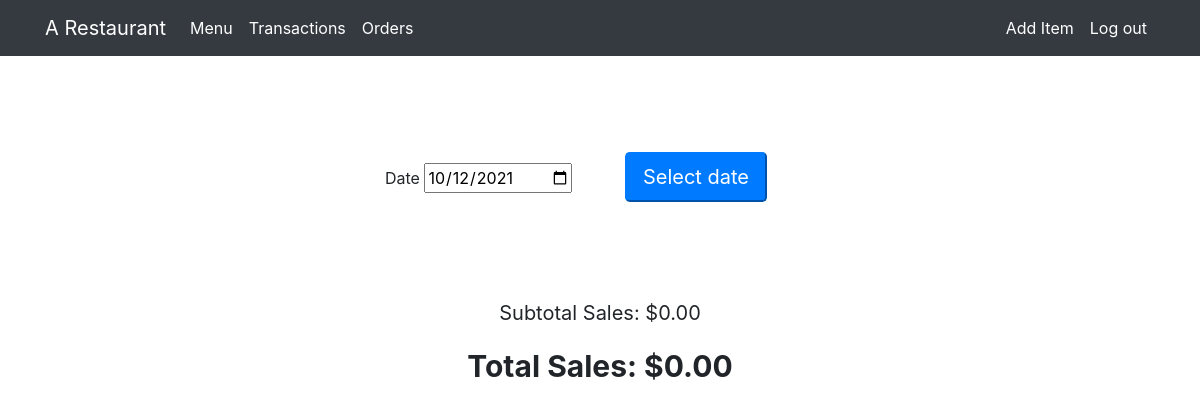
The app's page /admin/transactions (signed in), older data.
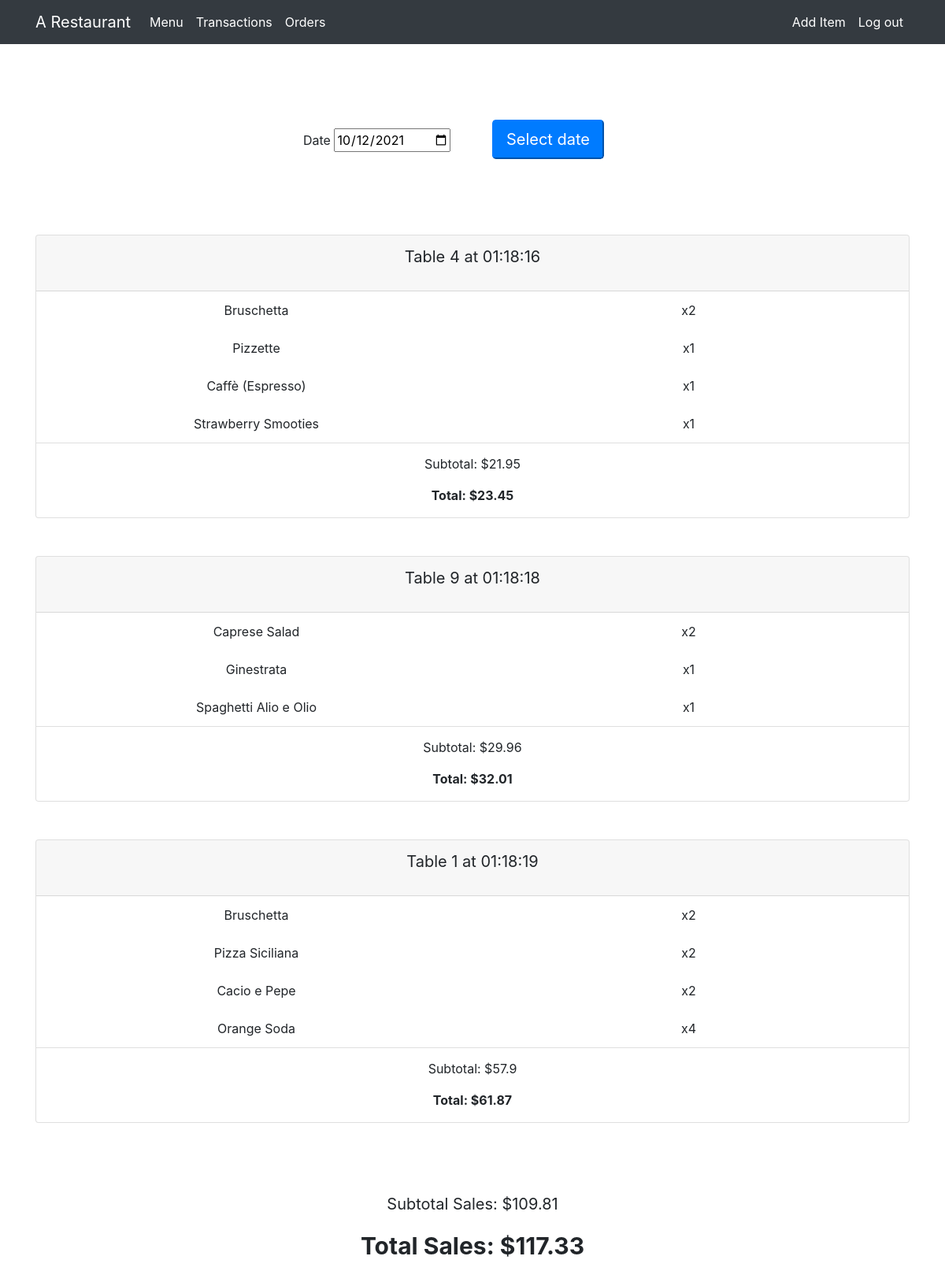
The same page, newer data.
### app/models.py (models this page shows)
class Transactions(db.Model):
    __tablename__ = 'transactions'
    id = db.Column(db.Integer, primary_key=True)
    table = db.Column(db.Integer, nullable=False)
    date = db.Column(db.String, nullable=True)
    time = db.Column(db.String, nullable=True)
    orders_id = db.Column(db.Integer, nullable=False)
    name = db.Column(db.String, nullable=False)
    price = db.Column(db.Float, nullable=False)
    amount = db.Column(db.Integer, nullable=False)
    subtotal = db.Column(db.Float, nullable=False)
    total = db.Column(db.Float, nullable=False)

### app/admin.py (the view)
@app.route('/admin/transactions', methods=["GET", "POST"])
@login_required
def transactions():
    form = forms.DateForm()  # assign DateForm to form variable to be passed
    if form.validate_on_submit():  # if request.method == 'POST'
        selected_date = form.selected_date.data.strftime(
            '%Y-%m-%d')  # convert chosen date from the form into string
        return redirect(  # redirect to transaction_date()
            url_for('transaction_date', selected_date=selected_date))
    form.selected_date.data = date.today(
    )  # if GET, pre-fill the date form with today's date
    string_date = date.today().strftime('%Y-%m-%d')  # convert date to string
    all_orders_this_date = get_orders_of_day(
        string_date)  # call the get_orders_of_day function with string of date
    return render_template(
        'admin/transactions.html',  # render template
        form=form,
        date=form.selected_date.data,
        all_orders_this_date=all_orders_this_date)

### app/forms.py
class DateForm(FlaskForm):
    selected_date = DateField(label='Date',
                              format='%Y-%m-%d',
                              default=date.today(),
                              validators=[DataRequired()])
    submit = SubmitField('Select date')

### app/admin.py (called while the page is built)
@login_manager.user_loader
def load_user(user_id):
    return models.Staff.query.get(user_id)

### app/templates/admin/transactions.html (shortened to what this page needs)
{% extends 'admin/templates/admin_template.html' %} {% block title %}Transactions{% endblock %} {% block main %}
<div class='container'>
    <form method="POST" action="">
        <div class="form-group m-5 date-form">
            {{ form.csrf_token }} {{form.selected_date.label()}} {{ form.selected_date(class_='datepicker') }} {{ form.hidden_tag() }} {{form.submit(class="btn-lg btn-primary m-5")}}
        </div>
        {% set subtotal_sales = namespace(value=0) %} {% set total_sales = namespace(value=0) %}
        {% for orders in all_orders_this_date %}
        <div class="card">
            <div class="card-header order-table">
                <p class='transaction-header'>Table {{ orders[0]['table'] }} at {{ orders[0]['time'] }}</p>
            </div>
            {% for order in orders %}
            <ul class="list-group list-group-flush">
                <li class="list-group-item">
                    <div class='row'>
                        <div class='col-lg-6 order-name'>{{ order.name }}</div>
                        <div class='col-lg-6 order-amount'>x{{ order.amount }}</div>
                    </div>
                </li>
                {% endfor %}
                <li class="list-group list-group-flush">
                    <div class='row'>
                        <div class='col-lg-12' style='text-align: center; padding: 15px 0px 0px 0px;'>
                            <p>Subtotal: ${{ orders[0]['subtotal'] }}</p>
                            {% set subtotal_sales.value = subtotal_sales.value + orders[0]['subtotal'] %}
                            <p style='font-weight: bold;'>Total: ${{ orders[0]['total'] }}</p>
                            {% set total_sales.value = total_sales.value + orders[0]['total'] %}
                        </div>
                    </div>
                </li>
            </ul>
        </div>
        <br>
        <br> {% endfor %}
        <div id='conclude-sales'>
            <p id='subtotal-sales'>Subtotal Sales: ${{ "%.2f"|format(subtotal_sales.value) }}</p>
            <p id='total-sales'>Total Sales: ${{ "%.2f"|format(total_sales.value) }}</p>
        </div>
</div>
{% endblock %}

### app/templates/admin/templates/admin_template.html (shortened to what this page needs)
<!doctype html>
<html lang="en">
<head>
    <link rel="stylesheet" href="https://maxcdn.bootstrapcdn.com/bootstrap/4.0.0/css/bootstrap.min.css">
    <link href="{{ url_for('static', filename='css/style.css')}}" rel="stylesheet">
</head>
<body>
    <nav class="navbar navbar-expand-lg sticky-top navbar-dark bg-dark">
        <div class='container'>
            <a class="navbar-brand" href="{{ url_for('home') }}">A Restaurant</a>
            <div class="collapse navbar-collapse" id="navbarSupportedContent">
                <ul class="navbar-nav mr-auto">
                    <li class="nav-item active">
                        <a class="nav-link" href="{{ url_for('admin_menus') }}">Menu</a>
                    </li>
                    <li class="nav-item active">
                        <a class="nav-link" href="{{ url_for('transactions') }}">Transactions</a>
                    </li>
                    <li class="nav-item active">
                        <a class="nav-link" href="{{ url_for('current_orders') }}">Orders</a>
                    </li>
                </ul>
                <ul class="navbar-nav ml-auto">
                    <li class="nav-item active">
                        <a class="nav-link" href="{{ url_for('add_items') }}">Add Item</a>
                    </li>
                    <li class="nav-item active">
                        <a class="nav-link" href="{{ url_for('logout') }}">Log out</a>
                    </li>
                </ul>
            </div>
        </div>
    </nav>
    <main>{% block main %} {% endblock %}</main>
</body>
</html>

### app/static/css/style.css (style rules this page uses)
.navbar { margin-bottom: 30px; }
.order-name, .order-amount, .order-table { text-align: center; }
.date-form { text-align: center; }
.transaction-header { font-size: 20px; }
#conclude-sales { text-align: center; margin-bottom: 80px; margin-top: 40px; }
#subtotal-sales { font-size: 20px; }
#total-sales { font-size: 30px; font-weight: bold; }

Row changes from the older to the newer data that the page shows:
added Transactions: time "01:18:16", name "Bruschetta", amount "2", subtotal "21.95", total "23.45", shown under "4"
added Transactions: name "Pizzette", amount "1", shown under "4"
added Transactions: name "Caffè (Espresso)", amount "1", shown under "4"
added Transactions: name "Strawberry Smooties", amount "1", shown under "4"
added Transactions: time "01:18:18", name "Caprese Salad", amount "2", subtotal "29.96", total "32.01", shown under "9"
added Transactions: name "Ginestrata", amount "1", shown under "9"
added Transactions: name "Spaghetti Alio e Olio", amount "1", shown under "9"
added Transactions: time "01:18:19", name "Bruschetta", amount "2", subtotal "57.9", total "61.87", shown under "1"
added Transactions: name "Pizza Siciliana", amount "2", shown under "1"
added Transactions: name "Cacio e Pepe", amount "2", shown under "1"
added Transactions: name "Orange Soda", amount "4", shown under "1"
Text that changed along with them:
{{ "%.2f"|format(subtotal_sales.value) }}: "0.00" → "109.81"
{{ "%.2f"|format(total_sales.value) }}: "0.00" → "117.33"
new list line: "Table 4 at Subtotal: $ Total: $"
new list line: "Table 9 at Subtotal: $ Total: $"
new list line: "Table 1 at Subtotal: $ Total: $"
